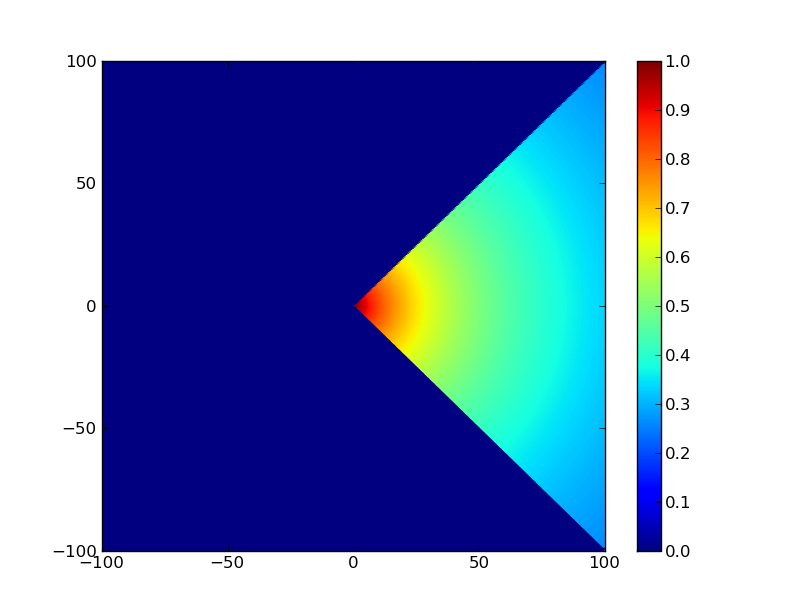

Write Python code to recreate this figure.
#!/usr/bin/python

from pylab import *
import mpl_toolkits.mplot3d.axes3d as p3

x = arange(-100, 100, 0.5)
y = arange(-100, 100, 0.5)

X,Y = meshgrid(x,y)

alpha = math.pi/4.0

BIAS = 50
DIST = sqrt(X*X + Y*Y)
ANGLE = angle(X + Y*1j)
Z = (abs(ANGLE) < alpha)/(DIST/BIAS+1)

fig = figure()
pcolor(X,Y,Z)
colorbar()
show()
